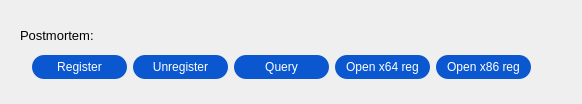
             <widget class="RoundShadowWidget" name="widgetWindbgIFEO_3" native="true">
              <property name="layoutDirection">
               <enum>Qt::LeftToRight</enum>
              </property>
              <property name="styleSheet">
               <string notr="true"/>
              </property>
              <layout class="QVBoxLayout" name="verticalLayout_13">
               <property name="spacing">
                <number>10</number>
               </property>
               <property name="leftMargin">
                <number>20</number>
               </property>
               <property name="topMargin">
                <number>25</number>
               </property>
               <property name="bottomMargin">
                <number>25</number>
               </property>
               <item>
                <layout class="QHBoxLayout" name="horizontalLayout_21">
                 <item>
                  <widget class="QLabel" name="label_12">
                   <property name="styleSheet">
                    <string notr="true">font-family: &quot;Microsoft YaHei&quot;;
font-size: 13px;</string>
                   </property>
                   <property name="text">
                    <string>Postmortem:</string>
                   </property>
                  </widget>
                 </item>
                 <item>
                  <spacer name="horizontalSpacer_12">
                   <property name="orientation">
                    <enum>Qt::Horizontal</enum>
                   </property>
                   <property name="sizeHint" stdset="0">
                    <size>
                     <width>40</width>
                     <height>20</height>
                    </size>
                   </property>
                  </spacer>
                 </item>
                </layout>
               </item>
               <item>
                <widget class="QWidget" name="widget_7" native="true">
                 <layout class="QHBoxLayout" name="horizontalLayout_3">
                  <property name="leftMargin">
                   <number>12</number>
                  </property>
                  <property name="topMargin">
                   <number>0</number>
                  </property>
                  <property name="rightMargin">
                   <number>0</number>
                  </property>
                  <property name="bottomMargin">
                   <number>0</number>
                  </property>
                  <item>
                   <widget class="QPushButton" name="pushButtonPostmortem">
                    <property name="minimumSize">
                     <size>
                      <width>95</width>
                      <height>24</height>
                     </size>
                    </property>
                    <property name="styleSheet">
                     <string notr="true">QPushButton {
background-color:#0b57d0;
color:#FFFFFF;
font-family: &quot;Microsoft YaHei&quot;;
font-size: 12px;
border-radius: 12px;
}

QPushButton:hover{
background-color:#2468d5;
}

QPushButton:pressed{
background-color:#407ee1;
}</string>
                    </property>
                    <property name="text">
                     <string>Register</string>
                    </property>
                   </widget>
                  </item>
                  <item>
                   <widget class="QPushButton" name="pushButtonCancelPostmortem">
                    <property name="minimumSize">
                     <size>
                      <width>95</width>
                      <height>24</height>
                     </size>
                    </property>
                    <property name="styleSheet">
                     <string notr="true">QPushButton {
background-color:#0b57d0;
color:#FFFFFF;
font-family: &quot;Microsoft YaHei&quot;;
font-size: 12px;
border-radius: 12px;
}

QPushButton:hover{
background-color:#2468d5;
}

QPushButton:pressed{
background-color:#407ee1;
}</string>
                    </property>
                    <property name="text">
                     <string>Unregister</string>
                    </property>
                   </widget>
                  </item>
                  <item>
                   <widget class="QPushButton" name="pushButtonPostmortemQuery">
                    <property name="minimumSize">
                     <size>
                      <width>95</width>
                      <height>24</height>
                     </size>
                    </property>
                    <property name="styleSheet">
                     <string notr="true">QPushButton {
background-color:#0b57d0;
color:#FFFFFF;
font-family: &quot;Microsoft YaHei&quot;;
font-size: 12px;
border-radius: 12px;
}

QPushButton:hover{
background-color:#2468d5;
}

QPushButton:pressed{
background-color:#407ee1;
}</string>
                    </property>
                    <property name="text">
                     <string>Query</string>
                    </property>
                   </widget>
                  </item>
                  <item>
                   <widget class="QPushButton" name="pushButtonOpenX64RegEditor">
                    <property name="minimumSize">
                     <size>
                      <width>95</width>
                      <height>24</height>
                     </size>
                    </property>
                    <property name="styleSheet">
                     <string notr="true">QPushButton {
background-color:#0b57d0;
color:#FFFFFF;
font-family: &quot;Microsoft YaHei&quot;;
font-size: 12px;
border-radius: 12px;
}

QPushButton:hover{
background-color:#2468d5;
}

QPushButton:pressed{
background-color:#407ee1;
}</string>
                    </property>
                    <property name="text">
                     <string>Open x64 reg</string>
                    </property>
                   </widget>
                  </item>
                  <item>
                   <widget class="QPushButton" name="pushButtonOpenX86RegEditor">
                    <property name="minimumSize">
                     <size>
                      <width>95</width>
                      <height>24</height>
                     </size>
                    </property>
                    <property name="styleSheet">
                     <string notr="true">QPushButton {
background-color:#0b57d0;
color:#FFFFFF;
font-family: &quot;Microsoft YaHei&quot;;
font-size: 12px;
border-radius: 12px;
}

QPushButton:hover{
background-color:#2468d5;
}

QPushButton:pressed{
background-color:#407ee1;
}</string>
                    </property>
                    <property name="text">
                     <string>Open x86 reg</string>
                    </property>
                   </widget>
                  </item>
                  <item>
                   <spacer name="horizontalSpacer_6">
                    <property name="orientation">
                     <enum>Qt::Horizontal</enum>
                    </property>
                    <property name="sizeHint" stdset="0">
                     <size>
                      <width>40</width>
                      <height>20</height>
                     </size>
                    </property>
                   </spacer>
                  </item>
                 </layout>
                </widget>
               </item>
              </layout>
             </widget>
